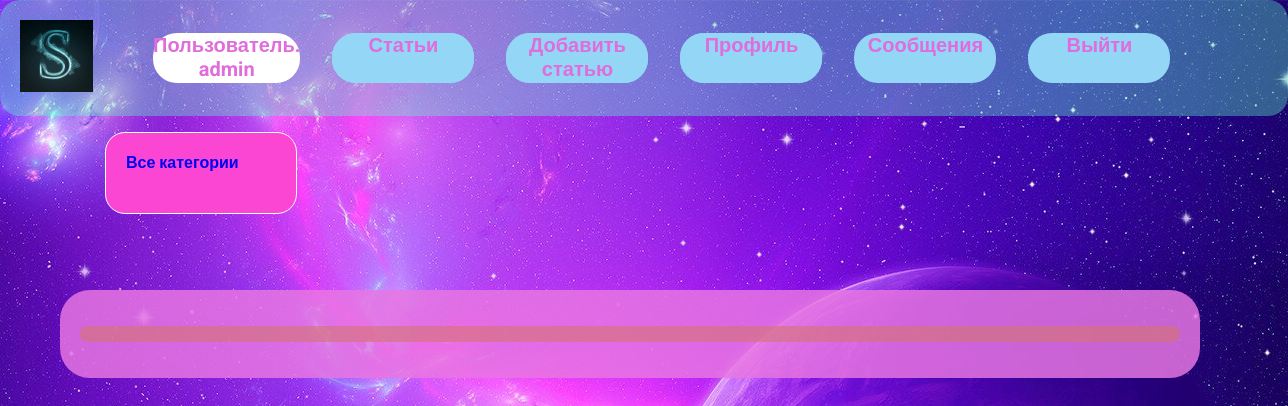
The page /inbox/ (signed in) on the database as committed earlier.
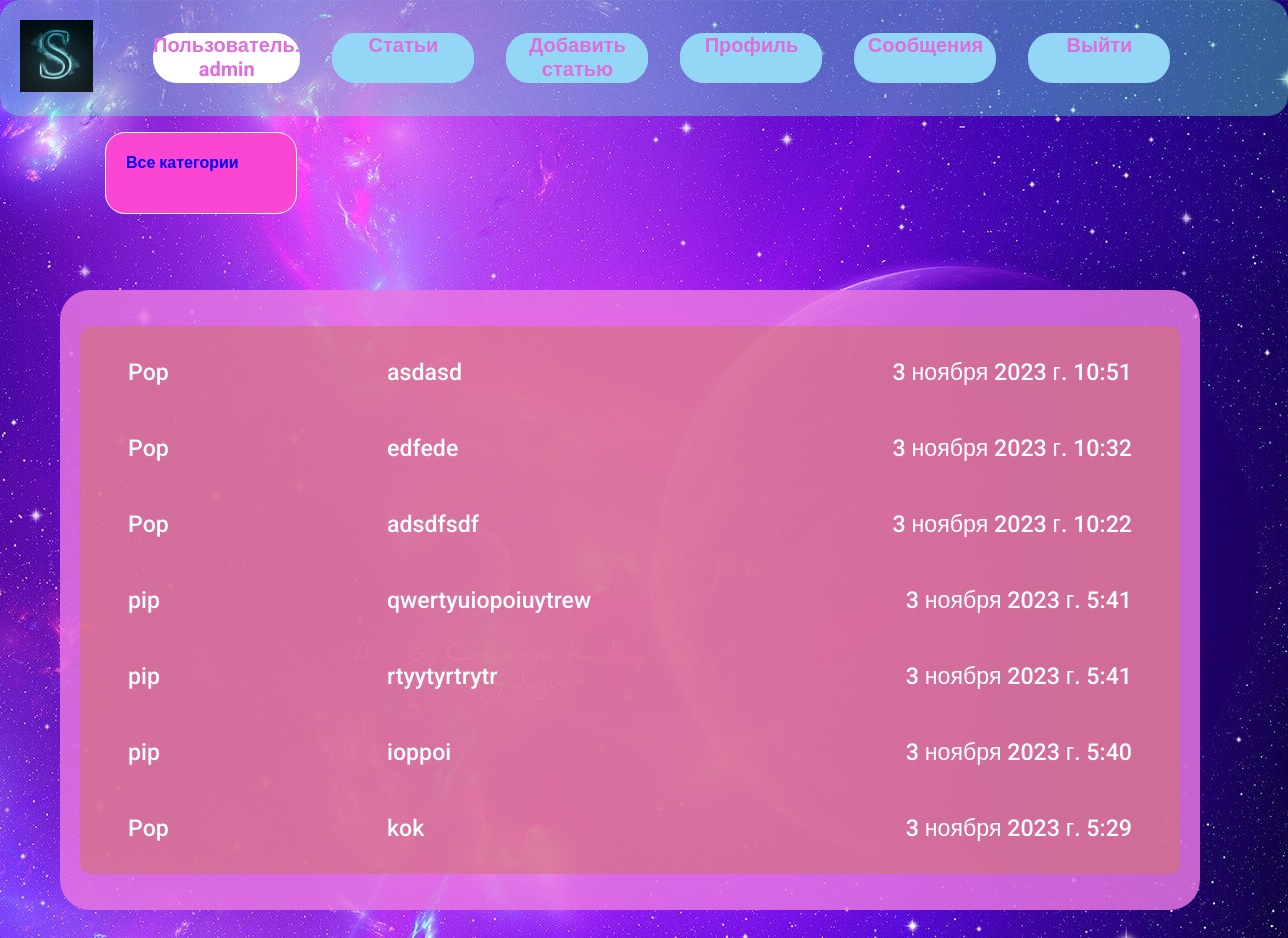
The same page on the database as committed later.
### users/models.py (models this page shows, shortened)
class Message(models.Model):
    sender = models.ForeignKey(Profile, on_delete=models.SET_NULL, null=True, blank=True)
    recipient = models.ForeignKey(Profile, on_delete=models.SET_NULL, null=True, blank=True, related_name='messages')
    name = models.CharField(max_length=200, null=True, blank=True)
    email = models.EmailField(max_length=200, null=True, blank=True)
    subject = models.CharField(max_length=200, null=True, blank=True)
    body = models.TextField()
    is_read = models.BooleanField(default=False, null=True)
    created = models.DateTimeField(auto_now_add=True)
    class Meta:
        ordering = ['is_read', '-created']

### users/views.py (the view)
# urls.py: path('inbox/', views.inbox, name='inbox'),
@login_required(login_url='login')
def inbox(request):
    profile = request.user.profile
    messages_request = profile.messages.all()
    unread_count = messages_request.filter(is_read=False).count()
    context = {'messages_request': messages_request, 'unread_count': unread_count}
    return render(request, 'users/inbox.html', context)

### users/templates/users/inbox.html (shortened to what this page needs)
{% extends 'article/base.html' %}
{% block content %}
{% load static %}
  <main class="inbox_message">
    <div class="content_box">
      <ul class="messages">
        {% for message in messages_request %}
        {% if message.is_read == False %}
        <li class="message" id="message_unread">
          <a href="{% url 'message' message.id %}">
            <span class="message_author">{{ message.name }}</span>
            <span class="message_subject">{{ message.subject }}</span>
            <span class="message_date">{{ message.created }}</span>
          </a>
        </li>
        {% else %}
        <li class="message">
          <a href="{% url 'message' message.id %}">
            <span class="message_author">{{ message.name }}</span>
            <span class="message_subject">{{ message.subject }}</span>
            <span class="message_date">{{ message.created }}</span>
          </a>
        </li>
        {% endif %}
        {% endfor %}
      </ul>
    </div>
  </main>
{% endblock %}

Rows that differ between the two databases and show on the page:
added Message: name "Pop", subject "asdasd", created "3 ноября 2023 г. 10:51"
added Message: name "Pop", subject "edfede", created "3 ноября 2023 г. 10:32"
added Message: name "Pop", subject "adsdfsdf", created "3 ноября 2023 г. 10:22"
added Message: name "pip", subject "qwertyuiopoiuytrew", created "3 ноября 2023 г. 5:41"
added Message: name "pip", subject "rtyytyrtrytr", created "3 ноября 2023 г. 5:41"
added Message: name "pip", subject "ioppoi", created "3 ноября 2023 г. 5:40"
added Message: name "Pop", subject "kok", created "3 ноября 2023 г. 5:29"
